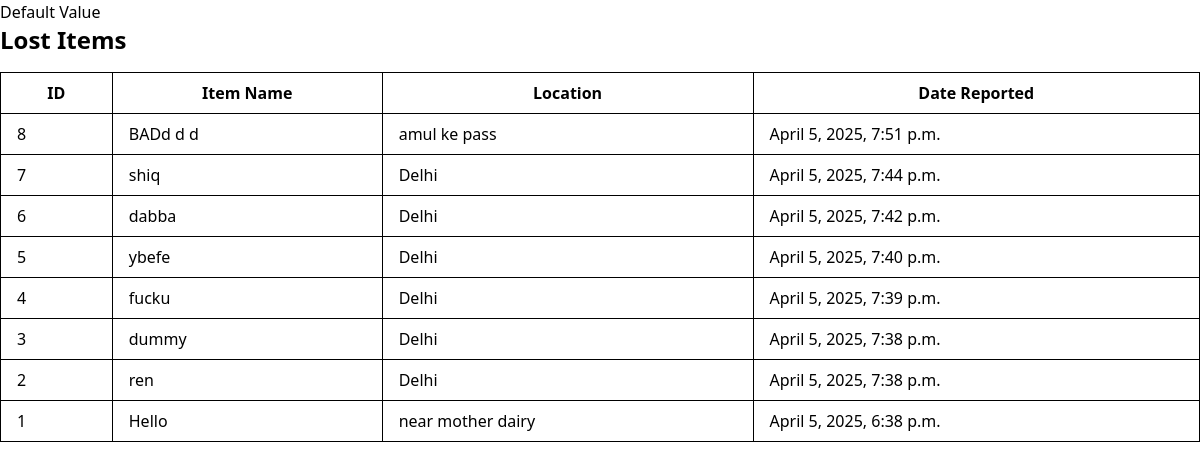
/lnf/view-items/, run on an earlier commit of the app's database.
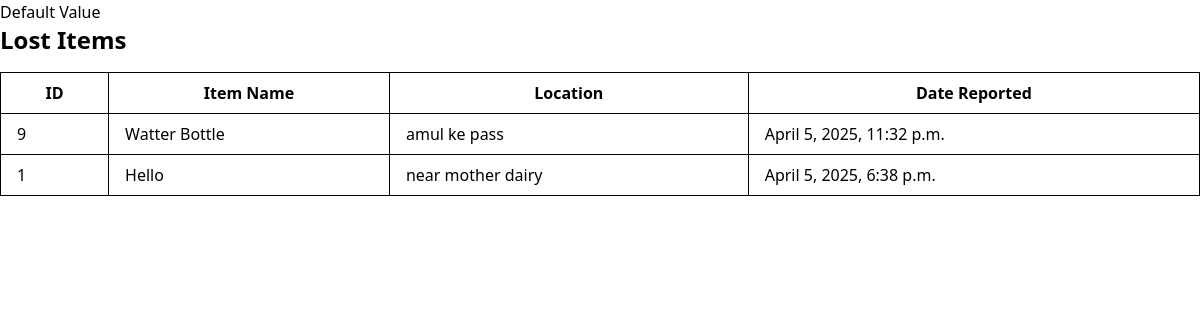
And on a later commit of the database.
### lnf/models.py (models this page shows, shortened)
class ItemsInfo(models.Model):
    GATE = [
        ('1', 'GATE NO-1'),
        ('2', 'GATE NO-2'),
    ]
    name = models.CharField(max_length=255, default='Title of item')
    image = models.ImageField(upload_to='lost_items/')  # Changed to a more specific path
    email = models.EmailField()
    contact = models.CharField(max_length=15, null=True, blank=True)  # Changed to CharField
    description = models.TextField(max_length=300, null=True, blank=True)
    location = models.CharField(max_length=255, null=True, blank=True)  # Added max_length
    question = models.TextField(max_length=100, null=True, blank=True)  # Fixed null=True
    answer = models.TextField(default='No answer provided')
    gate_no = models.CharField(max_length=1, choices=GATE, default='1')
    created_at = models.DateTimeField(auto_now_add=True)  # Added for tracking

### lnf/views.py (the view)
# urls.py: path('view-items/', views.view_lost_items, name='view_items'),
def view_lost_items(request):
    items = ItemsInfo.objects.all().order_by('-created_at')
    return render(request, 'view_items.html', {'items': items})

### lnf/templates/view_items.html
{% extends 'layout.html' %}
{% block content %}
<h1 class="text-2xl font-bold mb-4">Lost Items</h1>
<table class="min-w-full bg-white">
    <thead>
        <tr>
            <th class="py-2 px-4 border">ID</th>
            <th class="py-2 px-4 border">Item Name</th>
            <th class="py-2 px-4 border">Location</th>
            <th class="py-2 px-4 border">Date Reported</th>
        </tr>
    </thead>
    <tbody>
        {% for item in items %}
        <tr>
            <td class="py-2 px-4 border">{{ item.id }}</td>
            <td class="py-2 px-4 border">{{ item.name }}</td>
            <td class="py-2 px-4 border">{{ item.location }}</td>
            <td class="py-2 px-4 border">{{ item.created_at }}</td>
        </tr>
        {% empty %}
        <tr>
            <td colspan="4" class="py-2 px-4 border text-center">No items found</td>
        </tr>
        {% endfor %}
    </tbody>
</table>
{% endblock %}

What changed in the data, as far as the page shows it:
removed ItemsInfo: id "8", name "BADd d d", location "amul ke pass", created_at "April 5, 2025, 7:51 p.m."
removed ItemsInfo: id "7", name "shiq", location "Delhi", created_at "April 5, 2025, 7:44 p.m."
removed ItemsInfo: id "6", name "dabba", location "Delhi", created_at "April 5, 2025, 7:42 p.m."
removed ItemsInfo: id "5", name "ybefe", location "Delhi", created_at "April 5, 2025, 7:40 p.m."
removed ItemsInfo: id "4", name "fucku", location "Delhi", created_at "April 5, 2025, 7:39 p.m."
removed ItemsInfo: id "3", name "dummy", location "Delhi", created_at "April 5, 2025, 7:38 p.m."
removed ItemsInfo: id "2", name "ren", location "Delhi", created_at "April 5, 2025, 7:38 p.m."
added ItemsInfo: id "9", name "Watter Bottle", location "amul ke pass", created_at "April 5, 2025, 11:32 p.m."
